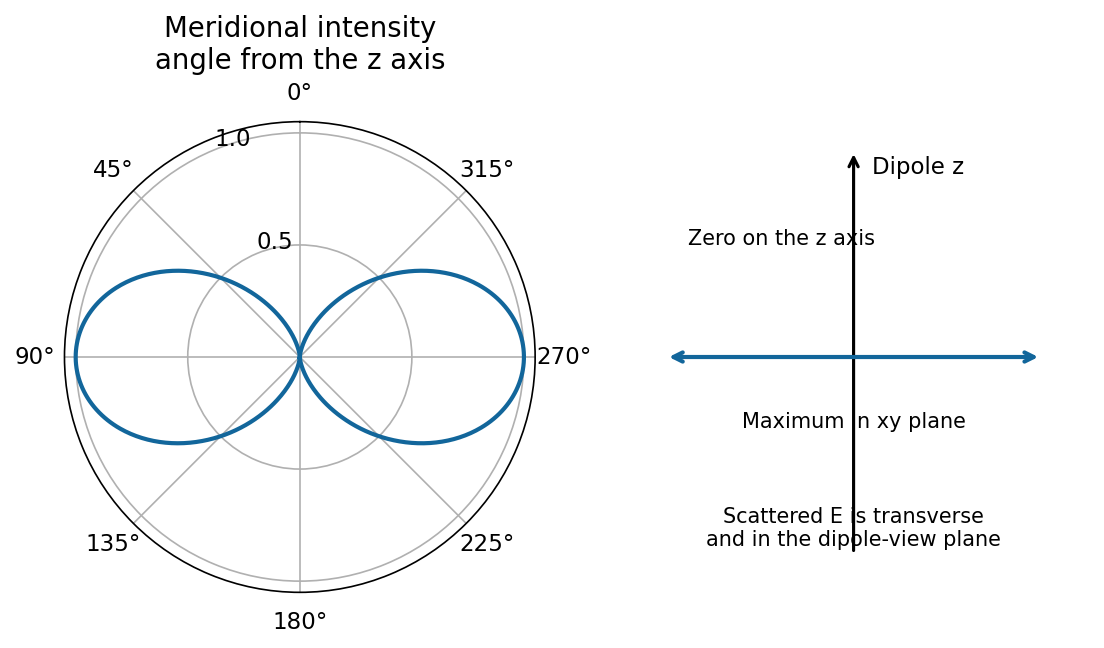

Python code for this plot:
#!/usr/bin/env python3
"""Original educational diagram. Tested with Python 3.14, NumPy 2.3, Matplotlib 3.10.
Run from the corresponding mirrored _media directory; writes a PNG basename to cwd.
"""
from pathlib import Path
import numpy as np
import matplotlib
matplotlib.use('Agg')
import matplotlib.pyplot as plt
plt.rcParams.update({'font.size':11,'figure.facecolor':'white','axes.facecolor':'white'})

fig=plt.figure(figsize=(7.5,4));ax=fig.add_subplot(121,projection='polar');th=np.linspace(0,2*np.pi,800);ax.plot(th,np.sin(th)**2,color='#12669b',lw=2);ax.set_theta_zero_location('N');ax.set_title('Meridional intensity\nangle from the z axis');ax.set_rticks([.5,1])
bx=fig.add_subplot(122);bx.annotate('',(.5,.94),(.5,.08),arrowprops={'arrowstyle':'->','lw':1.5});bx.text(.54,.89,'Dipole z');bx.annotate('',(.9,.5),(.1,.5),arrowprops={'arrowstyle':'<->','color':'#12669b','lw':2});bx.text(.5,.35,'Maximum in xy plane',ha='center',fontsize=10);bx.text(.15,.74,'Zero on the z axis',fontsize=10);bx.text(.5,.1,'Scattered E is transverse\nand in the dipole-view plane',ha='center',fontsize=10);bx.set(xlim=(0,1),ylim=(0,1));bx.axis('off');fig.tight_layout()

fig.savefig(Path(__file__).with_suffix('.png').name,dpi=150,facecolor='white',bbox_inches='tight')
